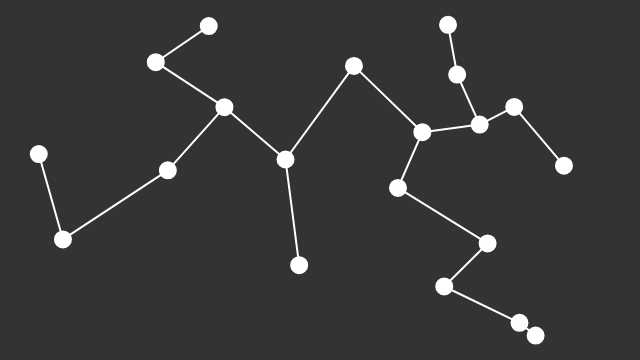
Frame 1 (no input)
Frame 60 (no input): identical to frame 1, image omitted
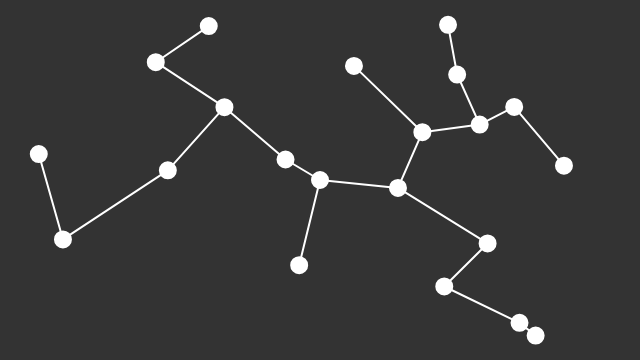
Frame 120 (the mouse pressed at the canvas centre since frame 60)

The p5.js sketch that drew these frames (run headless with seeded random() and noise() and a simulated clock; from frame 60 on, the mouse is pressed at the canvas centre):

// p5.js sketch
// ── sketch.js
let vertices = [];

function setup () {
  createCanvas (640, 360);

  for (let i = 0; i < 20; i++) {

    let v = createVector(random(width),random(height));
    vertices.push(v);
    
  }
}

function mousePressed() {
  let v = createVector(mouseX, mouseY);
  vertices.push(v);
}

function draw () {
  background (51);

  let reached = []; // массив достигнутых вершин
  let unreached = []; // массив не достигнутых вершин

  for (let i = 0; i < vertices.length; i++) {
    unreached.push(vertices[i]);
  }

  reached.push(unreached[0]); // вставляем вершину  в массив достигнутых
  unreached.splice(0, 1); // удаляем вершину из списка не достигнутых

  while (unreached.length > 0){
    let record = 100000; // максимальное значение расстояния удаленности вершин
    let rIndex; //индекс достигнутых вершин
    let uIndex;//индекс недостигнутых вершин


    for (let i = 0; i < reached.length; i++) {
      for (let j = 0; j < unreached.length; j++) {
        let v1 = reached[i];
        let v2 = unreached[j];
        let d = dist(v1.x, v1.y, v2.x, v2.y,); // проверка каждого расстояния между каждой достигнутой вершиной
                                              // и каждой недостигнутой вершиной
        if (d < record) {
          record = d;
          rIndex = i;
          uIndex = j;
        } // проверены все достигнутые и найден самый короткий
      }
    }

    stroke(255);
    strokeWeight(2);
    line(reached[rIndex].x, reached[rIndex].y, unreached[uIndex].x, unreached[uIndex].y);

    reached.push(unreached[uIndex]); 
    unreached.splice(uIndex, 1); 


  }

  for (let i = 0; i < vertices.length; i++) {
    fill(255);
    stroke(255);
    ellipse(vertices[i].x, vertices[i].y, 16, 16);
    
  }
}
